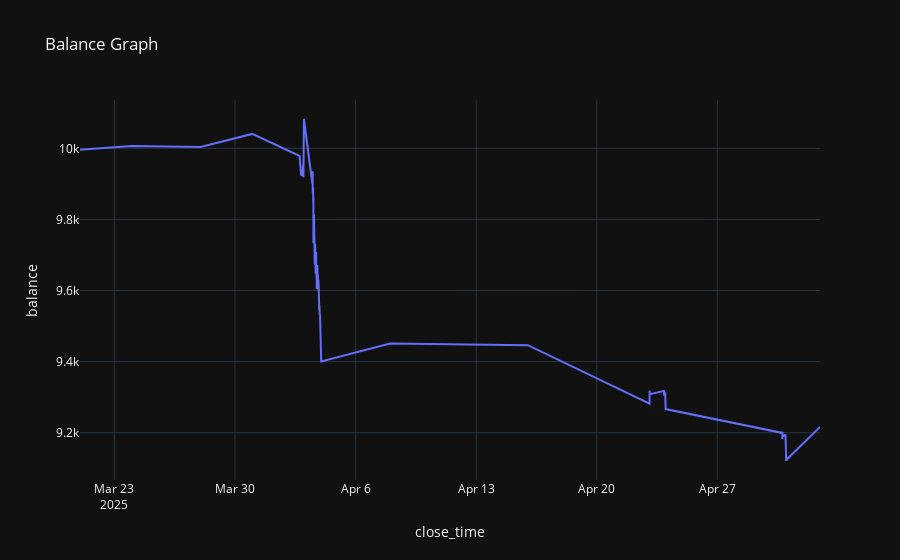

The notebook cell this image was saved under:
### Code cell
mm = bt.plot_balance()
display(mm)

### Figure 1 — Plotly figure (JSON) as saved in the notebook; plotly's stock layout.template omitted (floating-point values rounded to 4 significant figures; data arrays with more than 128 entries replaced by an {"elided": "..."} marker saying what was removed)
{"data": [{"hovertemplate": "close_time=%{x}<br>balance=%{y}<extra></extra>", "legendgroup": "", "line": {"color": "#636efa", "dash": "solid"}, "marker": {"symbol": "circle"}, "mode": "lines", "name": "", "orientation": "v", "showlegend": false, "type": "scatter", "x": {"elided": "484 str values"}, "xaxis": "x", "y": {"elided": "484 float values"}, "yaxis": "y"}], "layout": {"legend": {"tracegroupgap": 0}, "title": {"text": "Balance Graph"}, "xaxis": {"anchor": "y", "domain": [0, 1], "title": {"text": "close_time"}}, "yaxis": {"anchor": "x", "domain": [0, 1], "title": {"text": "balance"}}}}
